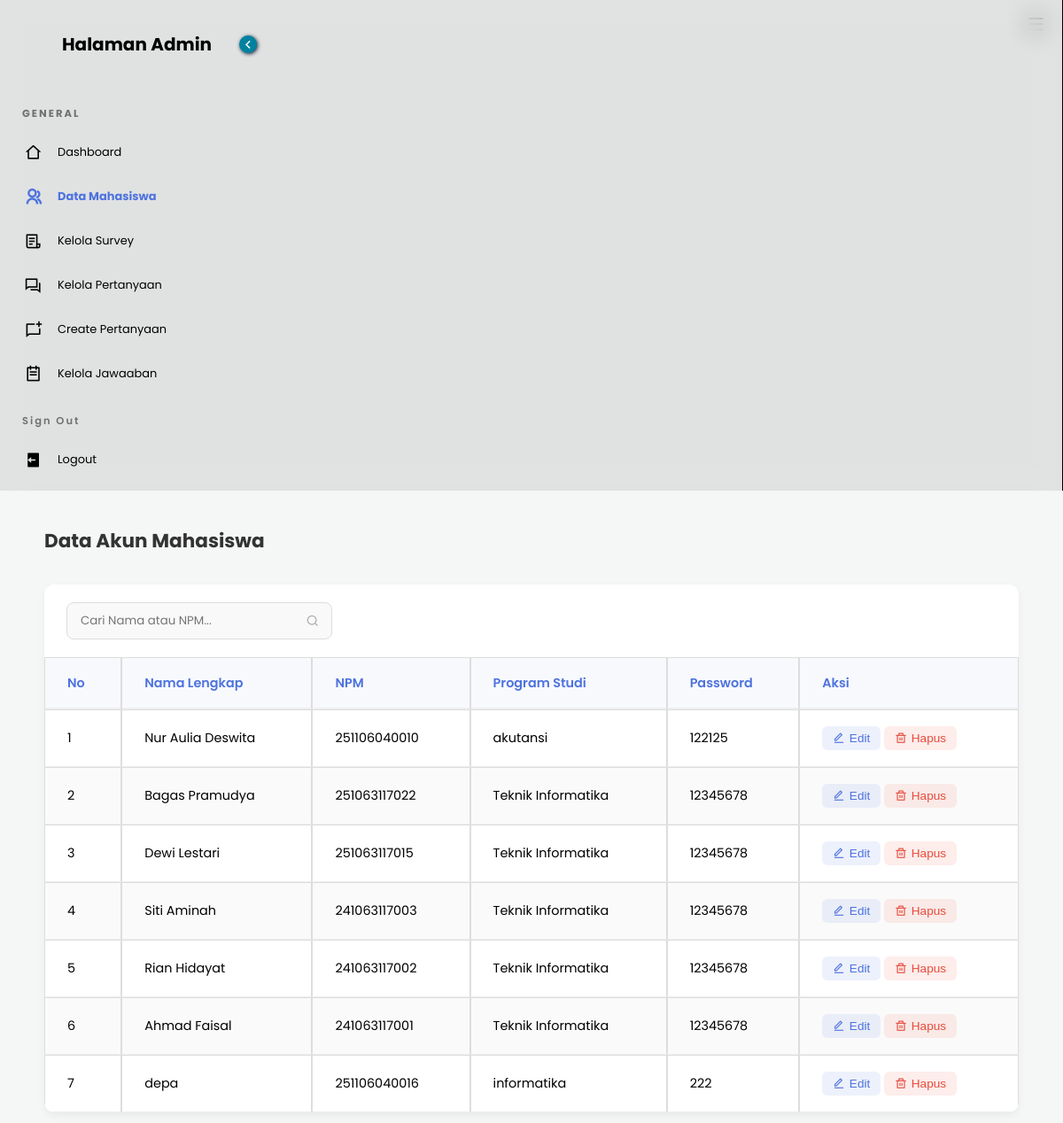
/webFeedback/admin-mahasiswa.php (signed in), run on the app's committed database.
### tables this page shows
CREATE TABLE `mahasiswa` (
  `id_mahasiswa` int(11) NOT NULL,
  `npm` varchar(12) NOT NULL,
  `password` varchar(255) NOT NULL,
  `nama_mhs` varchar(100) DEFAULT NULL,
  `prodi` varchar(50) DEFAULT NULL
);

### webFeedback/admin-mahasiswa.php (the view, shortened to what this page needs)
<?php
include 'db.php';
$search = isset($_GET['search']) ? $_GET['search'] : '';
if (!empty($search)) {
    $sql = "SELECT * FROM mahasiswa WHERE nama_mhs LIKE ? OR npm LIKE ? ORDER BY id_mahasiswa DESC";
    $stmt_search = $conn->prepare($sql);
    $search_param = "%$search%";
    $stmt_search->bind_param("ss", $search_param, $search_param);
    $stmt_search->execute();
    $result = $stmt_search->get_result();
} else {
    $sql = "SELECT * FROM mahasiswa ORDER BY id_mahasiswa DESC";
    $result = $conn->query($sql);
}
?>
<!DOCTYPE html>
<html lang="en">
<head>
  <link rel="stylesheet" href="https://cdn.jsdelivr.net/npm/remixicon@2.2.0/fonts/remixicon.css" />
  <link rel="stylesheet" href="https://unpkg.com/css-pro-layout@1.1.0/dist/css/css-pro-layout.css" />
</head>
<body>
  <div class="layout has-sidebar fixed-sidebar fixed-header">
    <aside id="sidebar" class="sidebar break-point-sm has-bg-image">
      <a id="btn-collapse" class="sidebar-collapser"><i class="ri-arrow-left-s-line"></i></a>
      <div class="image-wrapper">
      </div>
      <div class="sidebar-layout">
        <div class="sidebar-header">
          <div class="pro-sidebar-logo">
            <h5>Halaman Admin</h5>
          </div>
        </div>
        <div class="sidebar-content">
          <nav class="menu open-current-submenu">
            <ul>
              <li class="menu-header"><span style="font-weight: 700; color: #000;"> GENERAL </span></li>
              <li class="menu-item">
                <a href="admin.php">
                  <span class="menu-icon">
                    <i class="ri-home-2-line"></i>
                  </span>
                  <span class="menu-title">Dashboard</span>
                </a>
              </li>
              <li class="menu-item">
                <a href="admin-mahasiswa.php" style="color: #4e73df; font-weight: bold;">
                  <span class="menu-icon" style="color: #4e73df;">
                    <i class="ri-group-line"></i>
                  </span>
                  <span class="menu-title">Data Mahasiswa</span>
                </a>
              </li>
              <li class="menu-item">
                <a href="admin-survey.php">
                  <span class="menu-icon">
                    <i class="ri-file-list-3-line"></i>
                  </span>
                  <span class="menu-title">Kelola Survey</span>
                </a>
              </li>
              <li class="menu-item">
                <a href="admin/admin-tambah-movies.php">
                  <span class="menu-icon">
                    <i class="ri-question-answer-line"></i>
                  </span>
                  <span class="menu-title">Kelola Pertanyaan</span>
                </a>
              </li>
              <li class="menu-item">
                <a href="index.php">
                  <span class="menu-icon">
                    <i class="ri-chat-new-line"></i>
                  </span>
                  <span class="menu-title">Create Pertanyaan</span>
                </a>
              </li>
              <li class="menu-item">
                <a href="index.php">
                  <span class="menu-icon">
                    <i class="ri-todo-line"></i>
                  </span>
                  <span class="menu-title">Kelola Jawaaban</span>
                </a>
              </li>
              <li class="menu-header" style="padding-top: 20px"><span> Sign Out </span></li>
              <li class="menu-item">
                <a href="login.php">
                  <span class="menu-icon">
                    <i class="ri-logout-box-fill"></i>
                  </span>
                  <span class="menu-title">Logout</span>
                </a>
              </li>
            </ul>
          </nav>
        </div>
      </div>
    </aside>
    <main class="content main">
        <div>
            <a id="btn-toggle" href="#" class="sidebar-toggler break-point-sm">
                <i class="ri-menu-line ri-xl" style="color: black;"></i>
            </a>
        </div>
        <div class="page-title">
            <h2>Data Akun Mahasiswa</h2>
        </div>
        <div class="table-container">
          <div class="search-wrapper-card">
    <div class="search-box">
        <input type="text" id="mhsInput" onkeyup="liveSearch()" placeholder="Cari Nama atau NPM...">
        <i class="ri-search-line"></i>
    </div>
</div>
            <table class="table-mahasiswa">
                <thead>
                    <tr>
                        <th>No</th>
                        <th>Nama Lengkap</th>
                        <th>NPM</th>
                        <th>Program Studi</th>
                        <th>Password</th>
                        <th>Aksi</th>
                    </tr>
                </thead>
                <tbody id="mhsTable">
                    <?php
    if ($result->num_rows > 0) {
        $no = 1;
        while ($row = $result->fetch_assoc()) {
            echo "<tr>";
            echo "<td>" . $no++ . "</td>";
            echo "<td>" . $row['nama_mhs'] . "</td>";
            echo "<td>" . $row['npm'] . "</td>";
            echo "<td>" . $row['prodi'] . "</td>";
            echo "<td>" . $row['password'] . "</td>";
            echo "<td>
        <button type='button' class='action-btn edit' onclick='openEditModal(" . $row['id_mahasiswa'] . ", \"" . addslashes($row['nama_mhs']) . "\", \"" . addslashes($row['npm']) . "\", \"" . addslashes($row['prodi']) . "\", \"" . addslashes($row['password']) . "\")'><i class='ri-edit-line'></i> Edit</button>
        <button type='button' class='action-btn delete' onclick='bukaHapus(" . $row['id_mahasiswa'] . ", \"" . addslashes($row['nama_mhs']) . "\")'><i class='ri-delete-bin-line'></i> Hapus</button>
      </td>";
            echo "</tr>";
        }
    }
    else {
        $pesan = !empty($search)
                 ? "Hasil pencarian untuk '<b>" . htmlspecialchars($search) . "</b>' tidak ditemukan."
                 : "Belum ada data mahasiswa terdaftar.";
        echo "<tr><td colspan='5' style='text-align:center; padding: 40px; color: #777;'>$pesan</td></tr>";
    }
    ?>
                </tbody>
            </table>
        </div>
    </main>
        </div>
</body>
</html>

### data on the page
mahasiswa: nama_mhs "Nur Aulia Deswita", npm "251106040010", prodi "akutansi", password "122125"
mahasiswa: nama_mhs "Bagas Pramudya", npm "251063117022", prodi "Teknik Informatika", password "12345678"
mahasiswa: nama_mhs "Dewi Lestari", npm "251063117015", prodi "Teknik Informatika", password "12345678"
mahasiswa: nama_mhs "Siti Aminah", npm "241063117003", prodi "Teknik Informatika", password "12345678"
mahasiswa: nama_mhs "Rian Hidayat", npm "241063117002", prodi "Teknik Informatika", password "12345678"
mahasiswa: nama_mhs "Ahmad Faisal", npm "241063117001", prodi "Teknik Informatika", password "12345678"
mahasiswa: nama_mhs "depa", npm "251106040016", prodi "informatika", password "222"
